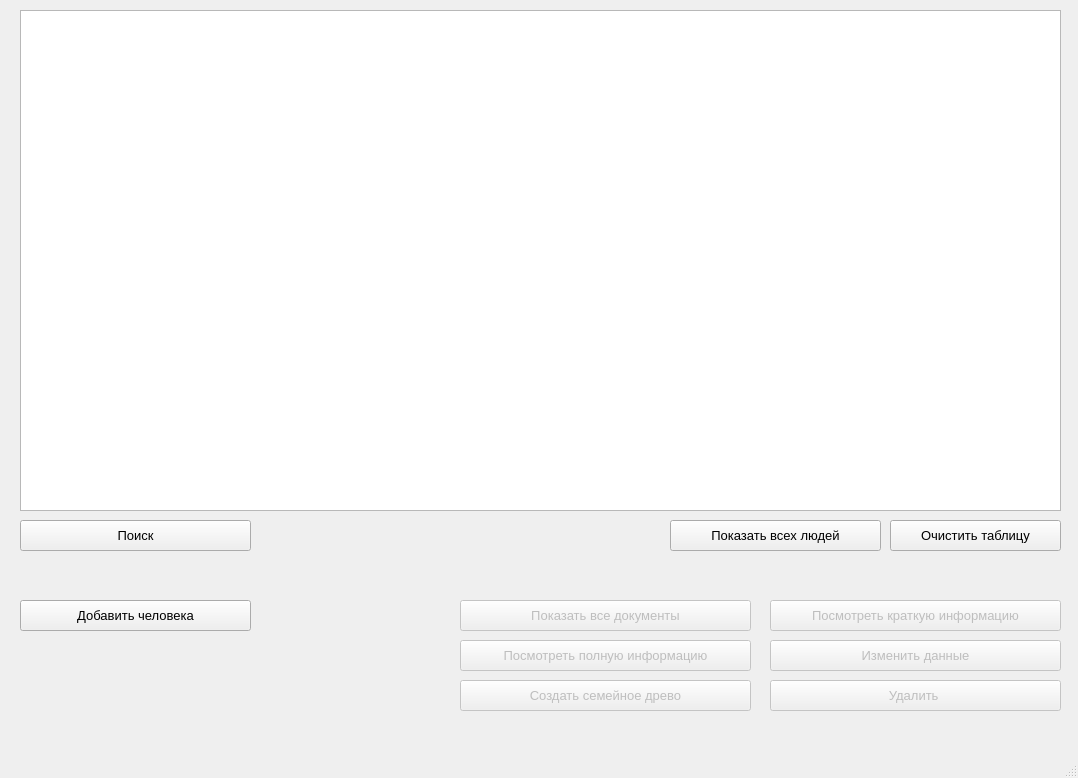
<?xml version="1.0" encoding="UTF-8"?>
<ui version="4.0">
 <class>MainWindow</class>
 <widget class="QMainWindow" name="MainWindow">
  <property name="geometry">
   <rect>
    <x>0</x>
    <y>0</y>
    <width>1078</width>
    <height>778</height>
   </rect>
  </property>
  <property name="windowTitle">
   <string>Семейное древо</string>
  </property>
  <widget class="QWidget" name="centralwidget">
   <widget class="QPushButton" name="add_person_button">
    <property name="geometry">
     <rect>
      <x>20</x>
      <y>600</y>
      <width>231</width>
      <height>31</height>
     </rect>
    </property>
    <property name="font">
     <font>
      <pointsize>10</pointsize>
     </font>
    </property>
    <property name="text">
     <string>Добавить человека</string>
    </property>
   </widget>
   <widget class="QPushButton" name="update_button">
    <property name="enabled">
     <bool>false</bool>
    </property>
    <property name="geometry">
     <rect>
      <x>770</x>
      <y>640</y>
      <width>291</width>
      <height>31</height>
     </rect>
    </property>
    <property name="font">
     <font>
      <pointsize>10</pointsize>
     </font>
    </property>
    <property name="text">
     <string>Изменить данные</string>
    </property>
   </widget>
   <widget class="QPushButton" name="delete_button">
    <property name="enabled">
     <bool>false</bool>
    </property>
    <property name="geometry">
     <rect>
      <x>770</x>
      <y>680</y>
      <width>291</width>
      <height>31</height>
     </rect>
    </property>
    <property name="font">
     <font>
      <pointsize>10</pointsize>
     </font>
    </property>
    <property name="text">
     <string>Удалить </string>
    </property>
   </widget>
   <widget class="QPushButton" name="create_tree_button">
    <property name="enabled">
     <bool>false</bool>
    </property>
    <property name="geometry">
     <rect>
      <x>460</x>
      <y>680</y>
      <width>291</width>
      <height>31</height>
     </rect>
    </property>
    <property name="font">
     <font>
      <pointsize>10</pointsize>
     </font>
    </property>
    <property name="text">
     <string>Создать семейное древо</string>
    </property>
   </widget>
   <widget class="QPushButton" name="search_button">
    <property name="geometry">
     <rect>
      <x>20</x>
      <y>520</y>
      <width>231</width>
      <height>31</height>
     </rect>
    </property>
    <property name="font">
     <font>
      <pointsize>10</pointsize>
     </font>
    </property>
    <property name="text">
     <string>Поиск</string>
    </property>
   </widget>
   <widget class="QTableWidget" name="tableWidget">
    <property name="geometry">
     <rect>
      <x>20</x>
      <y>10</y>
      <width>1041</width>
      <height>501</height>
     </rect>
    </property>
    <property name="editTriggers">
     <set>QAbstractItemView::NoEditTriggers</set>
    </property>
   </widget>
   <widget class="QPushButton" name="show_full_info_button">
    <property name="enabled">
     <bool>false</bool>
    </property>
    <property name="geometry">
     <rect>
      <x>460</x>
      <y>640</y>
      <width>291</width>
      <height>31</height>
     </rect>
    </property>
    <property name="font">
     <font>
      <pointsize>10</pointsize>
     </font>
    </property>
    <property name="text">
     <string>Посмотреть полную информацию</string>
    </property>
   </widget>
   <widget class="QPushButton" name="show_all_documents_button">
    <property name="enabled">
     <bool>false</bool>
    </property>
    <property name="geometry">
     <rect>
      <x>460</x>
      <y>600</y>
      <width>291</width>
      <height>31</height>
     </rect>
    </property>
    <property name="font">
     <font>
      <pointsize>10</pointsize>
     </font>
    </property>
    <property name="text">
     <string>Показать все документы</string>
    </property>
   </widget>
   <widget class="QPushButton" name="clean_button">
    <property name="geometry">
     <rect>
      <x>890</x>
      <y>520</y>
      <width>171</width>
      <height>31</height>
     </rect>
    </property>
    <property name="font">
     <font>
      <pointsize>10</pointsize>
     </font>
    </property>
    <property name="text">
     <string>Очистить таблицу</string>
    </property>
   </widget>
   <widget class="QPushButton" name="show_all_person_button">
    <property name="geometry">
     <rect>
      <x>670</x>
      <y>520</y>
      <width>211</width>
      <height>31</height>
     </rect>
    </property>
    <property name="font">
     <font>
      <pointsize>10</pointsize>
     </font>
    </property>
    <property name="text">
     <string>Показать всех людей</string>
    </property>
   </widget>
   <widget class="QPushButton" name="show_short_info_button">
    <property name="enabled">
     <bool>false</bool>
    </property>
    <property name="geometry">
     <rect>
      <x>770</x>
      <y>600</y>
      <width>291</width>
      <height>31</height>
     </rect>
    </property>
    <property name="font">
     <font>
      <pointsize>10</pointsize>
     </font>
    </property>
    <property name="text">
     <string>Посмотреть краткую информацию</string>
    </property>
   </widget>
  </widget>
  <widget class="QMenuBar" name="menubar">
   <property name="geometry">
    <rect>
     <x>0</x>
     <y>0</y>
     <width>1078</width>
     <height>26</height>
    </rect>
   </property>
  </widget>
  <widget class="QStatusBar" name="statusbar"/>
 </widget>
 <resources/>
 <connections/>
</ui>
